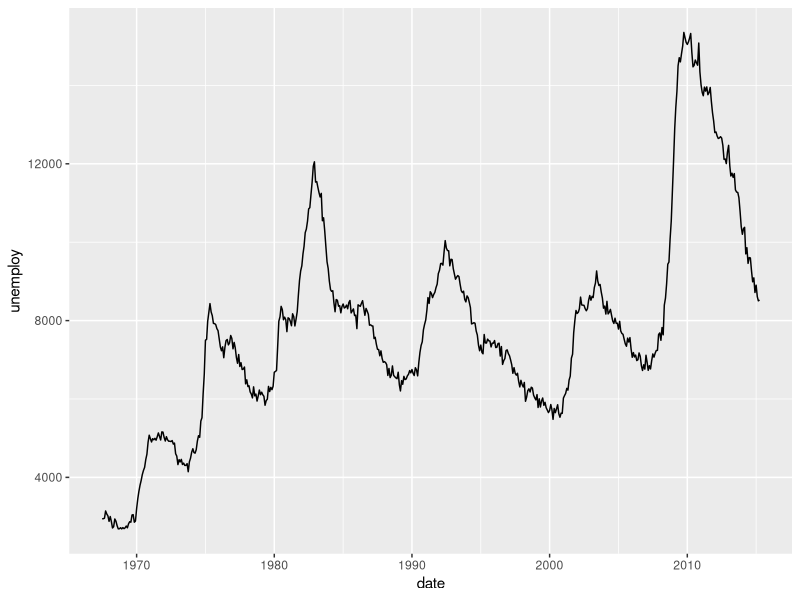
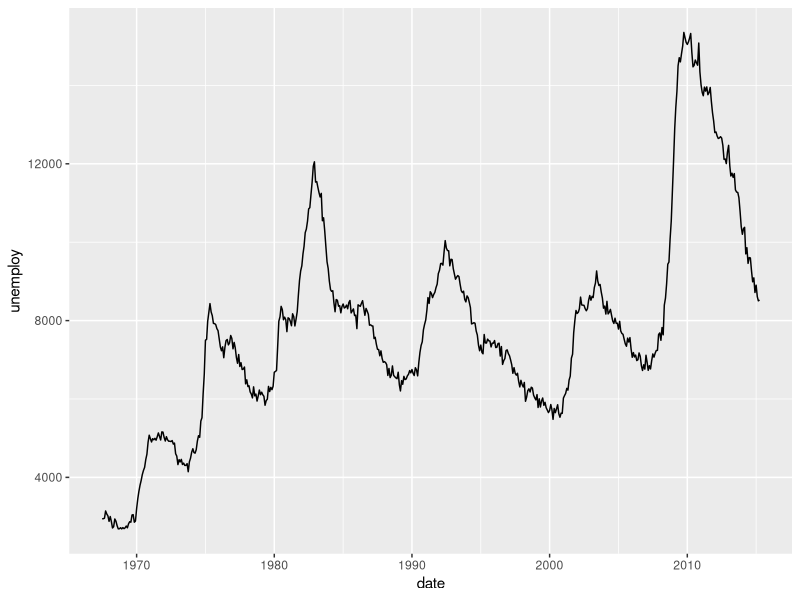
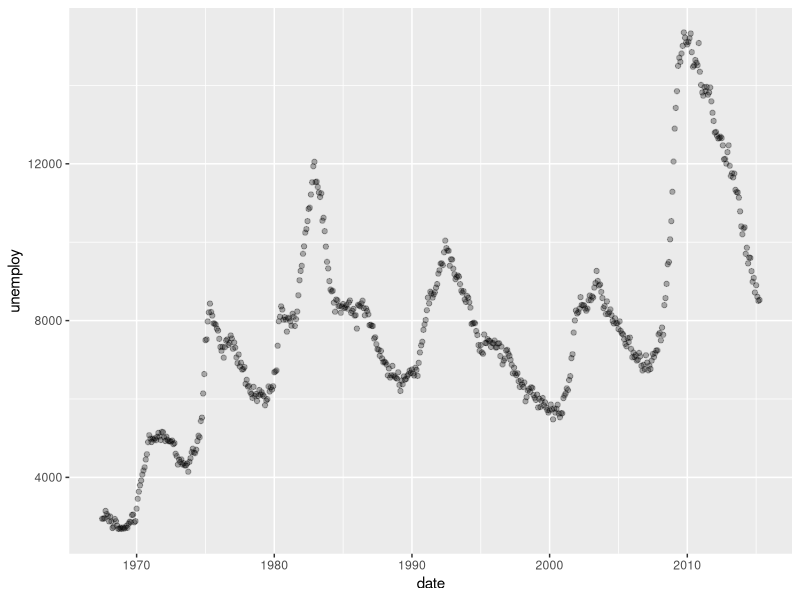
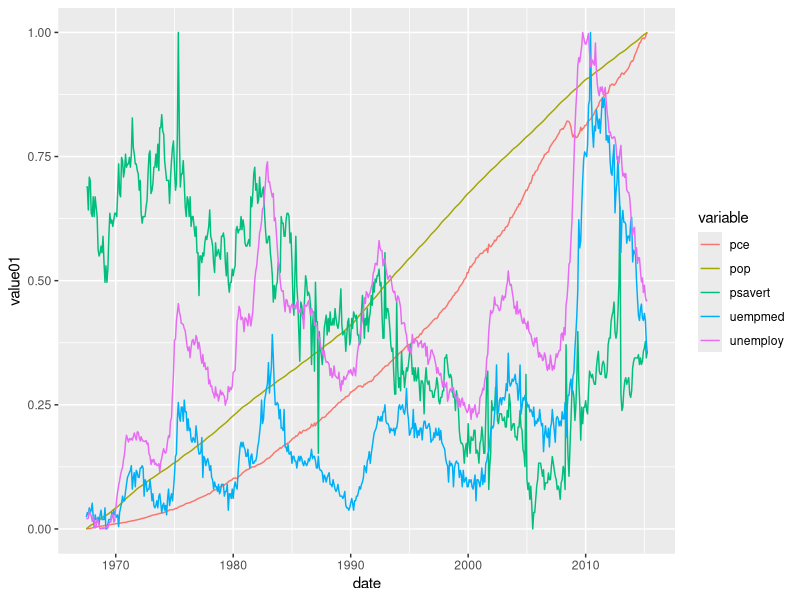

R code for these plots, in order:
# =============================================================
# Demo 03: Your First ggplot
# =============================================================
# Goal: Build a plot from data + aesthetic mapping + geom.
#
# The grammar of graphics in one sentence:
#   "Map data variables to visual properties (aesthetics) and
#    pick a geometric object (geom) to represent each row."
#
# Every ggplot has at least these three things:
#   1. data      - a data frame
#   2. mapping   - aes(x = ..., y = ..., color = ..., fill = ...)
#   3. geom      - geom_point(), geom_line(), geom_col(), ...
# =============================================================

library(ggplot2)
library(dplyr)

# Use a built-in dataset everyone has: economics (US economic time series)
glimpse(economics)

# ---- Plot 1: the absolute minimum --------------------------------------
ggplot(data = economics, mapping = aes(x = date, y = unemploy)) +
  geom_line()

# ---- Plot 2: same thing, more idiomatic --------------------------------
# Pipe the data in, drop the argument names.
economics |>
  ggplot(aes(x = date, y = unemploy)) +
  geom_line()

# ---- Plot 3: change the geom -------------------------------------------
# Same aesthetic mapping, different visual representation.
economics |>
  ggplot(aes(x = date, y = unemploy)) +
  geom_point(alpha = 0.3)

# ---- Plot 4: map another variable to color -----------------------------
# economics_long has multiple economic indicators stacked in long form.
glimpse(economics_long)

economics_long |>
  ggplot(aes(x = date, y = value01, color = variable)) +
  geom_line()

# Note: notice we use long form here. Each row is one observation
# (date, variable, value), and `color = variable` does the rest.
